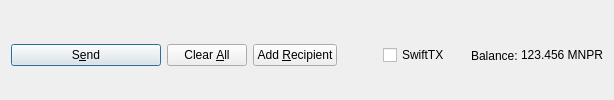
         <widget class="QFrame" name="frame_Send">
          <layout class="QHBoxLayout" name="horizontalLayout">
           <property name="bottomMargin">
            <number>0</number>
           </property>
           <item>
            <widget class="QPushButton" name="sendButton">
             <property name="minimumSize">
              <size>
               <width>150</width>
               <height>0</height>
              </size>
             </property>
             <property name="toolTip">
              <string>Confirm the send action</string>
             </property>
             <property name="text">
              <string>S&amp;end</string>
             </property>
             <property name="icon">
              <iconset resource="../mnpro.qrc">
               <normaloff>:/icons/send</normaloff>:/icons/send</iconset>
             </property>
             <property name="autoDefault">
              <bool>false</bool>
             </property>
             <property name="default">
              <bool>true</bool>
             </property>
            </widget>
           </item>
           <item>
            <widget class="QPushButton" name="clearButton">
             <property name="sizePolicy">
              <sizepolicy hsizetype="Minimum" vsizetype="Fixed">
               <horstretch>0</horstretch>
               <verstretch>0</verstretch>
              </sizepolicy>
             </property>
             <property name="toolTip">
              <string>Clear all fields of the form.</string>
             </property>
             <property name="text">
              <string>Clear &amp;All</string>
             </property>
             <property name="icon">
              <iconset resource="../mnpro.qrc">
               <normaloff>:/icons/remove</normaloff>:/icons/remove</iconset>
             </property>
             <property name="autoDefault">
              <bool>false</bool>
             </property>
            </widget>
           </item>
           <item>
            <widget class="QPushButton" name="addButton">
             <property name="toolTip">
              <string>Send to multiple recipients at once</string>
             </property>
             <property name="text">
              <string>Add &amp;Recipient</string>
             </property>
             <property name="icon">
              <iconset resource="../mnpro.qrc">
               <normaloff>:/icons/add</normaloff>:/icons/add</iconset>
             </property>
             <property name="autoDefault">
              <bool>false</bool>
             </property>
            </widget>
           </item>
           <item>
            <spacer name="horizontalSpacer">
             <property name="orientation">
              <enum>Qt::Horizontal</enum>
             </property>
             <property name="sizeHint" stdset="0">
              <size>
               <width>40</width>
               <height>20</height>
              </size>
             </property>
            </spacer>
           </item>
           <item>
            <layout class="QHBoxLayout" name="horizontalLayout_2">
             <property name="spacing">
              <number>3</number>
             </property>
             <item>
              <widget class="QCheckBox" name="checkSwiftTX">
               <property name="enabled">
                <bool>true</bool>
               </property>
               <property name="minimumSize">
                <size>
                 <width>85</width>
                 <height>0</height>
                </size>
               </property>
               <property name="text">
                <string>SwiftTX</string>
               </property>
              </widget>
             </item>
             <item>
              <widget class="QLabel" name="label">
               <property name="text">
                <string>Balance:</string>
               </property>
              </widget>
             </item>
             <item>
              <widget class="QLabel" name="labelBalance">
               <property name="sizePolicy">
                <sizepolicy hsizetype="Preferred" vsizetype="Fixed">
                 <horstretch>0</horstretch>
                 <verstretch>0</verstretch>
                </sizepolicy>
               </property>
               <property name="cursor">
                <cursorShape>IBeamCursor</cursorShape>
               </property>
               <property name="text">
                <string notr="true">123.456 MNPR</string>
               </property>
               <property name="textInteractionFlags">
                <set>Qt::LinksAccessibleByMouse|Qt::TextSelectableByKeyboard|Qt::TextSelectableByMouse</set>
               </property>
              </widget>
             </item>
            </layout>
           </item>
          </layout>
         </widget>
